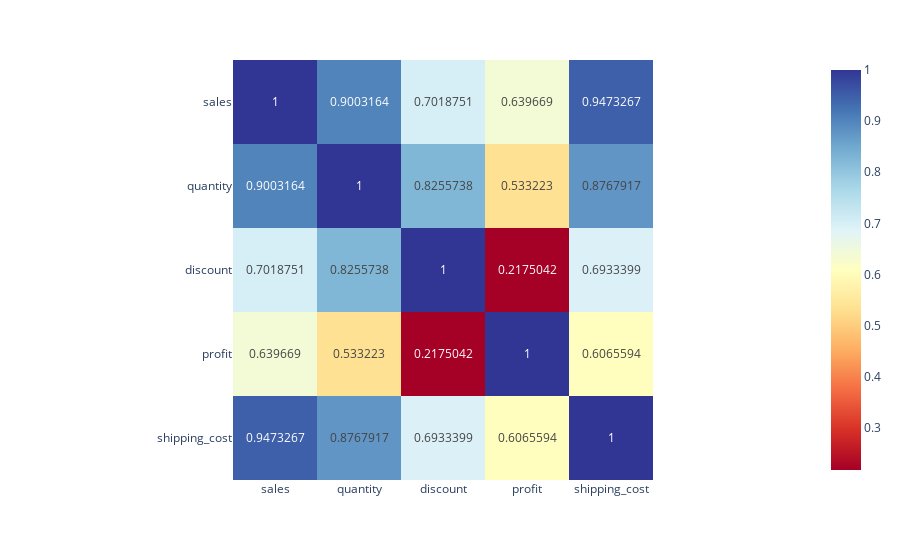

This figure's notebook cell:
### Code cell
correlation_matrix = linear_df.corr(method='spearman')
fig = px.imshow(correlation_matrix, text_auto = True, color_continuous_scale = 'RdYlBu')
fig.show()

### Figure 1 — Plotly figure (JSON) as saved in the notebook; plotly's stock layout.template omitted (floating-point values rounded to 4 significant figures)
{"data": [{"coloraxis": "coloraxis", "hovertemplate": "x: %{x}<br>y: %{y}<br>color: %{z}<extra></extra>", "name": "0", "texttemplate": "%{z}", "type": "heatmap", "x": ["sales", "quantity", "discount", "profit", "shipping_cost"], "xaxis": "x", "y": ["sales", "quantity", "discount", "profit", "shipping_cost"], "yaxis": "y", "z": [[1, 0.9003, 0.7019, 0.6397, 0.9473], [0.9003, 1, 0.8256, 0.5332, 0.8768], [0.7019, 0.8256, 1, 0.2175, 0.6933], [0.6397, 0.5332, 0.2175, 1, 0.6066], [0.9473, 0.8768, 0.6933, 0.6066, 1]]}], "layout": {"coloraxis": {"colorscale": [[0, "rgb(165,0,38)"], [0.1, "rgb(215,48,39)"], [0.2, "rgb(244,109,67)"], [0.3, "rgb(253,174,97)"], [0.4, "rgb(254,224,144)"], [0.5, "rgb(255,255,191)"], [0.6, "rgb(224,243,248)"], [0.7, "rgb(171,217,233)"], [0.8, "rgb(116,173,209)"], [0.9, "rgb(69,117,180)"], [1, "rgb(49,54,149)"]]}, "margin": {"t": 60}, "xaxis": {"anchor": "y", "constrain": "domain", "domain": [0, 1], "scaleanchor": "y"}, "yaxis": {"anchor": "x", "autorange": "reversed", "constrain": "domain", "domain": [0, 1]}}}
